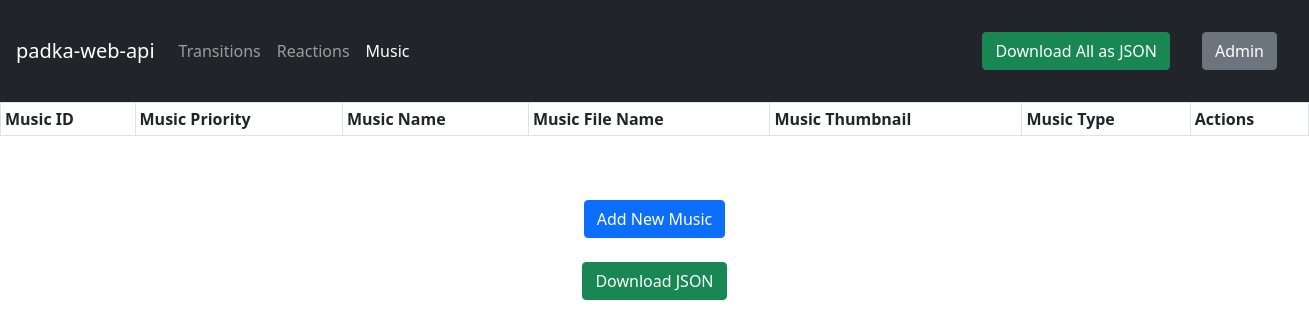
Before: /music with the older database file.
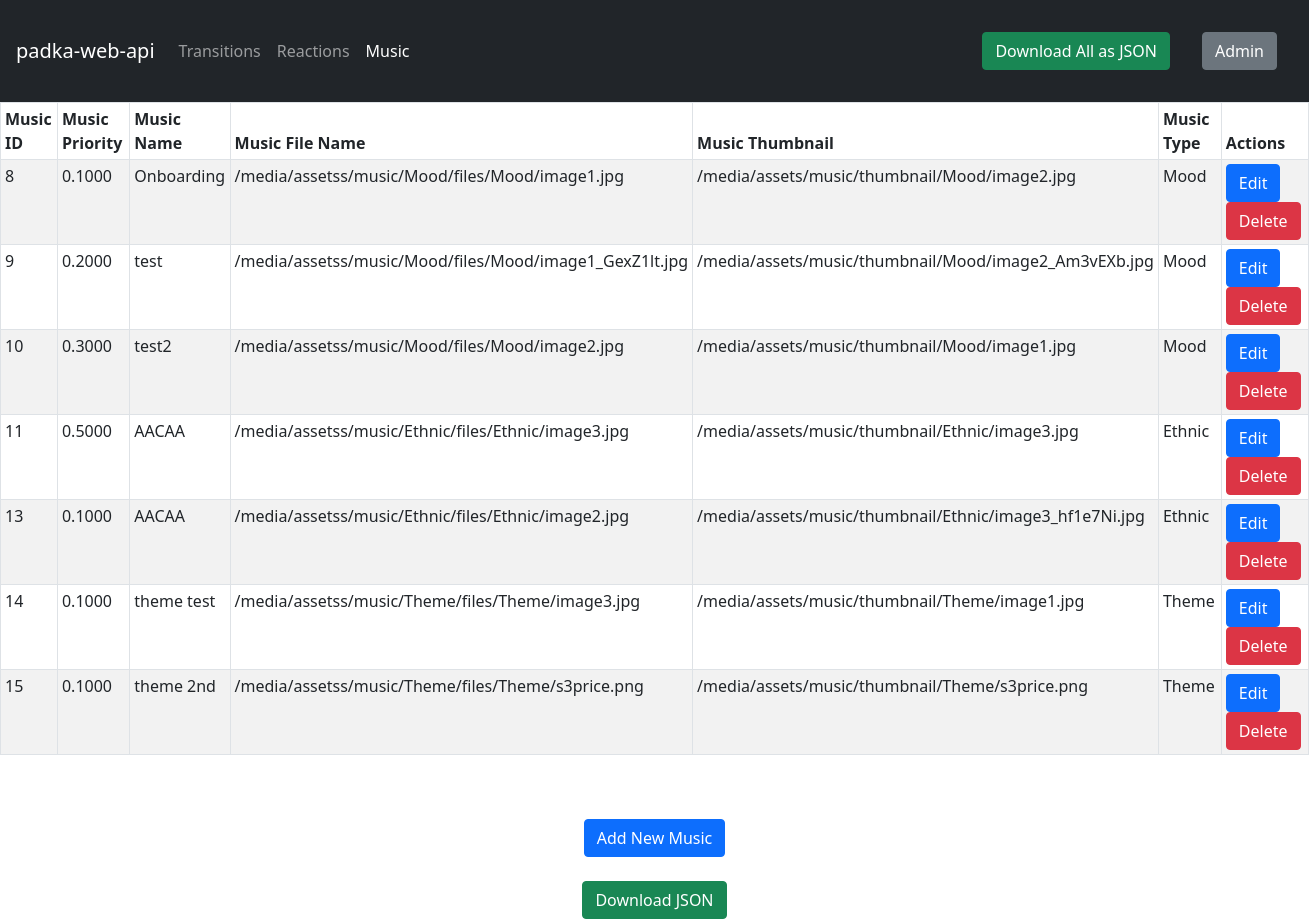
After: the same page with the newer database file.
### app/models.py (models this page shows)
class Music(models.Model):
    def get_filename_path(instance, filename):
        return 'assetss/music/{0}/files/{0}/{1}'.format(instance.type, filename)
    def get_thumbnail_path(instance, filename):
        return 'assets/music/thumbnail/{0}/{1}'.format(instance.type, filename)
    id = models.AutoField(primary_key=True)
    priority = models.DecimalField(max_digits=5, decimal_places=4)
    name = models.CharField(max_length=200)
    filename = models.FileField(upload_to=get_filename_path)
    thumbnail = models.FileField(upload_to=get_thumbnail_path)
    type = models.CharField(max_length=200)
    class Meta:
        db_table = "music"

### app/views.py (the view)
# urls.py: path('music',views.showMusic),
def showMusic(request):
    music = Music.objects.all()
    return render(request,"music/show.html",{'music':music})

### app/templates/music/show.html (shortened to what this page needs)
<!DOCTYPE html>
<html lang="en">
<head>
     {% load static %}
     <link href="{% static 'css/bootstrap.css' %}" rel="stylesheet">
</head>
<body>
    <nav class="navbar navbar-expand-md navbar-dark bg-dark p-3">
        <a class="navbar-brand" href="#">padka-web-api</a>
        <div class="collapse navbar-collapse" id="navbarCollapse">
          <ul class="navbar-nav mr-auto">
            <li class="nav-item">
              <a class="nav-link" href="/transitions">Transitions </a>
            </li>
            <li class="nav-item">
              <a class="nav-link" href="/reactions">Reactions</a>
            </li>
            <li class="nav-item active">
              <a class="nav-link active" href="/music">Music</a>
            </li>
          </ul>
        </div>
        <br>
        <center><a href="/downloadAllAsJSON" class="btn btn-success m-3">Download All as JSON</a></center>
        <center><a href="/admin" class="btn btn-secondary m-3">Admin</a></center>
      </nav>
<table class="table table-striped table-bordered table-sm">
    <thead class="thead-dark">
    <tr>
        <th>Music ID</th>
        <th>Music Priority</th>
        <th>Music Name</th>
        <th>Music File Name</th>
        <th>Music Thumbnail</th>
        <th>Music Type</th>
        <th>Actions</th>
    </tr>
    </thead>
    <tbody>
{% for mus in music %}
    <tr>
        <td>{{ mus.id }}</td>
        <td>{{ mus.priority }}</td>
        <td>{{ mus.name }}</td>
        <td>{{ mus.filename.url }}</td>
        <td>{{ mus.thumbnail.url }}</td>
        <td>{{ mus.type }}</td>
        <td>
            <a href="/music/editMusic/{{ mus.id }}" class="btn btn-primary"><span class="glyphicon glyphicon-pencil" >Edit</span></a>
            <a href="/music/deleteMusic/{{ mus.id }}" class="btn btn-danger" onclick="return confirm('Are you sure you want to delete this item?');">Delete</a>
        </td>
    </tr>
{% endfor %}
    </tbody>
</table>
<br>
<br>
<center><a href="/music/createMusic" class="btn btn-primary">Add New Music</a></center>
<br>
<center><a href="/music/downloadJsonMusic" class="btn btn-success">Download JSON</a></center>
</body>
</html>

Changed rows visible on the page:
added Music: id "8", priority "0.1000", name "Onboarding", filename "/media/assetss/music/Mood/files/Mood/image1.jpg", thumbnail "/media/assets/music/thumbnail/Mood/image2.jpg", type "Mood"
added Music: id "9", priority "0.2000", name "test", filename "/media/assetss/music/Mood/files/Mood/image1_GexZ1lt.jpg", thumbnail "/media/assets/music/thumbnail/Mood/image2_Am3vEXb.jpg", type "Mood"
added Music: id "10", priority "0.3000", name "test2", filename "/media/assetss/music/Mood/files/Mood/image2.jpg", thumbnail "/media/assets/music/thumbnail/Mood/image1.jpg", type "Mood"
added Music: id "11", priority "0.5000", name "AACAA", filename "/media/assetss/music/Ethnic/files/Ethnic/image3.jpg", thumbnail "/media/assets/music/thumbnail/Ethnic/image3.jpg", type "Ethnic"
added Music: id "13", priority "0.1000", name "AACAA", filename "/media/assetss/music/Ethnic/files/Ethnic/image2.jpg", thumbnail "/media/assets/music/thumbnail/Ethnic/image3_hf1e7Ni.jpg", type "Ethnic"
added Music: id "14", priority "0.1000", name "theme test", filename "/media/assetss/music/Theme/files/Theme/image3.jpg", thumbnail "/media/assets/music/thumbnail/Theme/image1.jpg", type "Theme"
added Music: id "15", priority "0.1000", name "theme 2nd", filename "/media/assetss/music/Theme/files/Theme/s3price.png", thumbnail "/media/assets/music/thumbnail/Theme/s3price.png", type "Theme"
